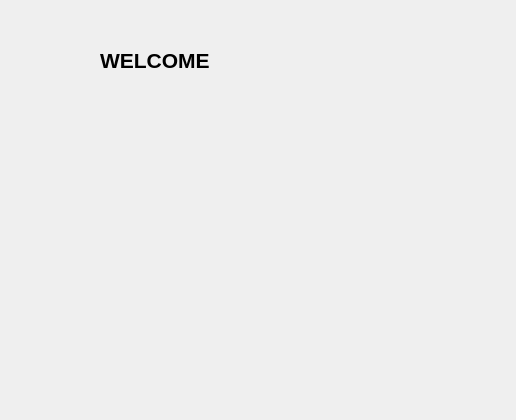
<?xml version="1.0" encoding="UTF-8"?>
<ui version="4.0">
 <class>MainWindow</class>
 <widget class="QMainWindow" name="MainWindow">
  <property name="geometry">
   <rect>
    <x>0</x>
    <y>0</y>
    <width>516</width>
    <height>420</height>
   </rect>
  </property>
  <property name="windowTitle">
   <string>MainWindow</string>
  </property>
  <widget class="QWidget" name="centralwidget">
   <widget class="QLabel" name="label">
    <property name="geometry">
     <rect>
      <x>100</x>
      <y>40</y>
      <width>131</width>
      <height>41</height>
     </rect>
    </property>
    <property name="font">
     <font>
      <pointsize>16</pointsize>
      <weight>75</weight>
      <bold>true</bold>
     </font>
    </property>
    <property name="text">
     <string>WELCOME</string>
    </property>
   </widget>
  </widget>
 </widget>
 <resources/>
 <connections/>
</ui>
